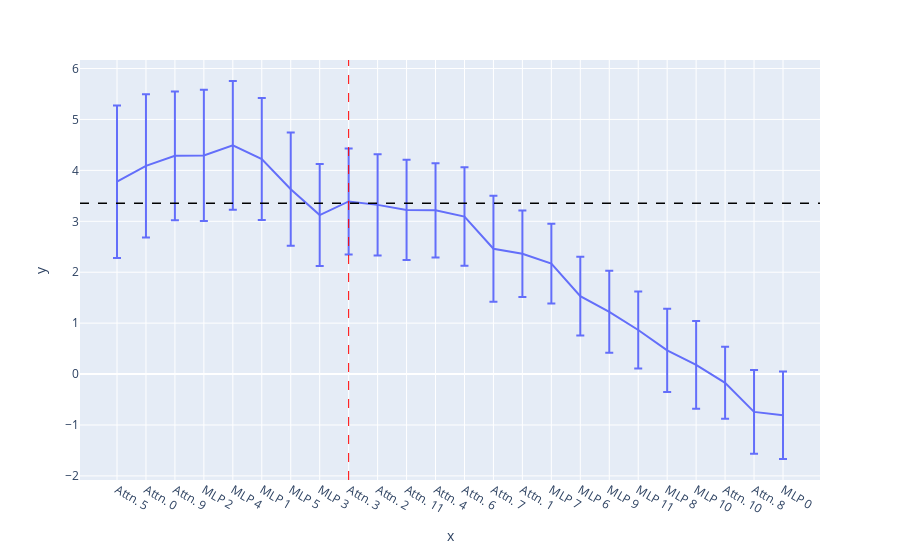

The code cell stored with this chart in its notebook:
### Code cell
labels = [f"{'MLP' if comp else 'Attn.'} {layer}" for comp, layer in reversed(sorted_components)]
fig = px.line(x = labels, y=logit_diffs_hf.cpu().numpy(), error_y=std_logit_diffs_hf.cpu().numpy())
fig.add_hline(y=logit_diff_hf.item(), line_width=1.5, line_dash="dash", line_color="black")
fig.add_vline(x=labels[cutoff], line_width=1., line_dash="dash", line_color="red")
fig.show()

### Figure 1 — Plotly figure (JSON) as saved in the notebook; plotly's stock layout.template omitted (floating-point values rounded to 4 significant figures)
{"data": [{"error_y": {"array": [1.496, 1.405, 1.265, 1.289, 1.265, 1.197, 1.113, 1.001, 1.041, 0.9963, 0.985, 0.926, 0.967, 1.043, 0.8485, 0.784, 0.7729, 0.8058, 0.7542, 0.8184, 0.8624, 0.7053, 0.8213, 0.8588]}, "hovertemplate": "x=%{x}<br>y=%{y}<extra></extra>", "legendgroup": "", "line": {"color": "#636efa", "dash": "solid"}, "marker": {"symbol": "circle"}, "mode": "lines", "name": "", "orientation": "v", "showlegend": false, "type": "scatter", "x": ["Attn. 5", "Attn. 0", "Attn. 9", "MLP 2", "MLP 4", "MLP 1", "MLP 5", "MLP 3", "Attn. 3", "Attn. 2", "Attn. 11", "Attn. 4", "Attn. 6", "Attn. 7", "Attn. 1", "MLP 7", "MLP 6", "MLP 9", "MLP 11", "MLP 8", "MLP 10", "Attn. 10", "Attn. 8", "MLP 0"], "xaxis": "x", "y": [3.778, 4.089, 4.286, 4.292, 4.49, 4.224, 3.631, 3.123, 3.391, 3.323, 3.223, 3.215, 3.092, 2.461, 2.361, 2.169, 1.529, 1.223, 0.8651, 0.4648, 0.1806, -0.1713, -0.7434, -0.8093], "yaxis": "y"}], "layout": {"legend": {"tracegroupgap": 0}, "margin": {"t": 60}, "shapes": [{"line": {"color": "black", "dash": "dash", "width": 1.5}, "type": "line", "x0": 0, "x1": 1, "xref": "x domain", "y0": 3.356, "y1": 3.356, "yref": "y"}, {"line": {"color": "red", "dash": "dash", "width": 1}, "type": "line", "x0": "Attn. 3", "x1": "Attn. 3", "xref": "x", "y0": 0, "y1": 1, "yref": "y domain"}], "xaxis": {"anchor": "y", "domain": [0, 1], "title": {"text": "x"}}, "yaxis": {"anchor": "x", "domain": [0, 1], "title": {"text": "y"}}}}
